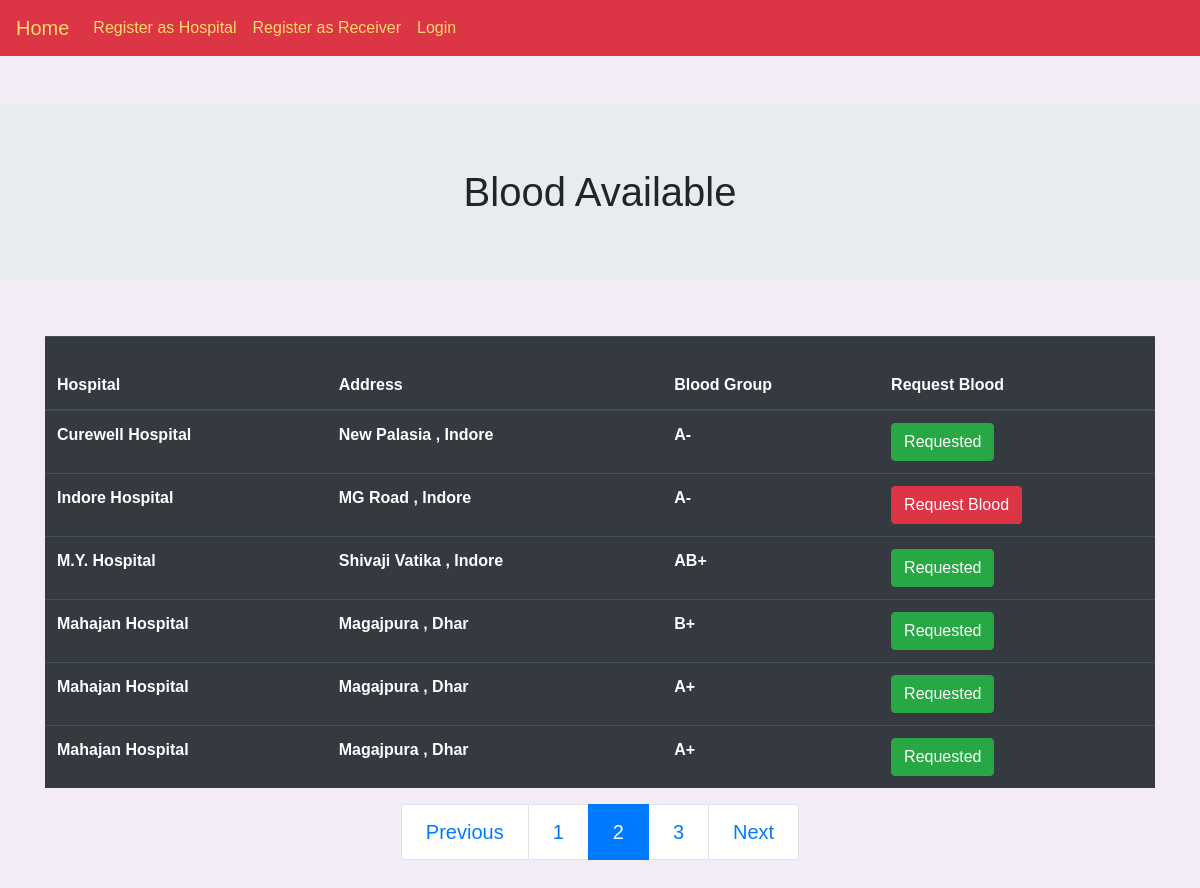
Screenshot of /?page=2 with the database file from the repository.
### bank/models.py (models this page shows, shortened)
class Hospital(models.Model):
	user = models.ForeignKey(User, on_delete = models.CASCADE)
	name = models.CharField(max_length = 200)
	street = models.CharField(max_length = 300)
	city = models.CharField(max_length=100)
	pin = models.PositiveIntegerField()
	blood_group = models.ForeignKey(Blood,on_delete = models.PROTECT, blank=True,null=True)
	is_hospital = models.BooleanField(default = True)
	is_requested = models.BooleanField(default = False)
	def set_request_to_true(self):
		return reverse('send-request', kwargs={
                    'pk':self.pk
        })

class Blood(models.Model):
	blood_group = models.CharField(choices = BLOOD_GROUP,max_length= 20)
	def __str__(self):
		return self.blood_group

### bank/views.py (the view)
# urls.py: path("",views.home, name="home"),
def home(request):
    if request.user.is_authenticated:
        if Hospital.objects.filter(user = request.user):
            hospitals = Hospital.objects.filter(user = request.user)
            current_hospital = Hospital.objects.filter(user = request.user)[0]
            hospital_requests = Request.objects.filter(hospital__id__in = Hospital.objects.filter(name = current_hospital.name))
            return render(request, "hospital_home.html", {"hospital_requests" : hospital_requests, "hospitals"  : hospitals})
        else:
            requests = []
            blood_details = Hospital.objects.all().order_by("name")
            if Receiver.objects.filter(user = request.user):
                receiver = Receiver.objects.get(user = request.user)
                requests = Request.objects.filter(receiver = receiver)
            if blood_details:
                page = request.GET.get('page',1)
                paginator = Paginator(blood_details, 10)
                try:
                    bloods = paginator.page(page)
                except PageNotAnInteger:
                    bloods = paginator.page(1)
                except EmptyPage:
                    bloods = paginator.page(paginator.num_pages)
                return render(request, "home.html", {"blood_details" : bloods,"requests" : requests})
            else:
                return HttpResponse("No data available")
    else:
        blood_details = Hospital.objects.all().order_by("name")
        if blood_details:
            page = request.GET.get('page',1)
            paginator = Paginator(blood_details, 10)
            try:
                bloods = paginator.page(page)
            except PageNotAnInteger:
                bloods = paginator.page(1)
            except EmptyPage:
                users = paginator.page(paginator.num_pages)
            context = {'blood_details' : bloods}
            return render(request,'home.html',context)
        else:
            return HttpResponse("No data available")

### bank/templates/home.html (shortened to what this page needs)
{% load static %}
<!DOCTYPE html>
<html>
<head>
	<link rel="stylesheet" href="https://cdn.jsdelivr.net/npm/bootstrap@4.5.3/dist/css/bootstrap.min.css">
<link rel="stylesheet" type="text/css" href="{% static 'css/main.css' %}">
</head>
<body>
<nav style="color:white" style="" class="navbar navbar-expand-lg navbar-dark bg-danger">
  <a style="color:#feda6a" class="navbar-brand" href="/"> <span style="color:#feda6a">Home</span> </a>
  <div class="collapse navbar-collapse" id="navbarTogglerDemo03">
    <ul class="navbar-nav mr-auto mt-2 mt-lg-0">
      {% if user.is_authenticated %}
      <li  class="nav-item">
        <a class="nav-link " href=""><span style="color:#feda6a">Hey, <b>{{user.username}}</b> </span></a>
      </li>
      {% else %}
      <li class="nav-item">
        <a style="color:#feda6a;" class="nav-link" href="hospital-registration">Register as Hospital</a>
      </li>
      <li class="nav-item">
        <a style="color:#feda6a" class="nav-link " href="receiver-registration">Register as Receiver</a>
      </li>
      <li class="nav-item">
        <a style="color:#feda6a" class="nav-link " href="login">Login</a>
      </li>
      {% endif %}
    </ul>
  </div>
</nav>
<br>
<br>
<h1 class="jumbotron" align="center">Blood Available</h1>
<br>
<div class="container">
<table id ="table" class="table table-dark container">
  <thead>
    <tr>
      <th scope="col"><br>Hospital</br></th>
      <th scope="col">Address</th>
      <th scope="col">Blood Group</th>
      <th scope="col">Request Blood</th>
    </tr>
  </thead>
  <tbody>
    {% if blood_details %}
      {% for hospital in blood_details %}
      {% if hospital.is_hospital  and hospital.blood_group != None and hospital.blood_group is not NULL %}
        <tr>
      <th scope="col">{{hospital.name}}</th>
      <th scope="col">{{hospital.street}} , {{hospital.city}}</th>
      <th scope="col">{{hospital.blood_group}}</th>
      {% if hospital.is_requested == True %}
        <th scope="col"><button class="btn btn-success">Requested</button></th>
      {% else %}
        <th scope="col"><a type="submit"  class="btn btn-danger" href= "{{ hospital.set_request_to_true }}" >Request Blood</a></th>
      {% endif %}
    </tr>
      {% endif %}
  	{% endfor %}
    {% endif %}
  </tbody>
</table>
<div  id ="page " align="center">
{% if blood_details.has_other_pages %}
  <ul class="pagination pagination-lg justify-content-center">
    {% if blood_details.has_previous %}
      <li class="page-item"><a class="page-link" href="?page={{ blood_details.previous_page_number }}">Previous</a></li>
    {% else %}
      <li class=" page-item disabled"><a class="page-link">Previous</a></li>
    {% endif %}
    {% for i in blood_details.paginator.page_range %}
      {% if blood_details.number == i %} <li class="page-item active">
      <a class="page-link" href="#">{{i}} <span class="sr-only">(current)</span></a>
    </li>
      {% else %}
        <li class="page-item"><a class="page-link" href="?page={{ i }}">{{ i }}</a></li>
      {% endif %}
    {% endfor %}
    {% if blood_details.has_next %}
      <li class="page-item"><a class="page-link" href="?page={{ blood_details.next_page_number }}">Next</a></li>
    {% else %}
      <li class="page-item disabled"><a class="page-link">Next</a></li>
    {% endif %}
  </ul>
{% endif %}
</div>
<br><br>
</div>
</body>
</html>

### static/css/main.css (style rules this page uses)
body { background-color: #f3ebf6; font-family: "Ubuntu", sans-serif; }

### rows the page displays
Hospital: name "Curewell Hospital", street "New Palasia", city "Indore", blood_group "A-", is_requested "Requested"
Hospital: name "Indore Hospital", street "MG Road", city "Indore", blood_group "A-"
Hospital: name "M.Y. Hospital", street "Shivaji Vatika", city "Indore", blood_group "AB+", is_requested "Requested"
Hospital: name "Mahajan Hospital", street "Magajpura", city "Dhar", blood_group "B+", is_requested "Requested"
Hospital: name "Mahajan Hospital", street "Magajpura", city "Dhar", blood_group "A+", is_requested "Requested"
Hospital: name "Mahajan Hospital", street "Magajpura", city "Dhar", blood_group "A+", is_requested "Requested"

### other values shown
{{ i }} "1" "3"
{{ i }} "2"
